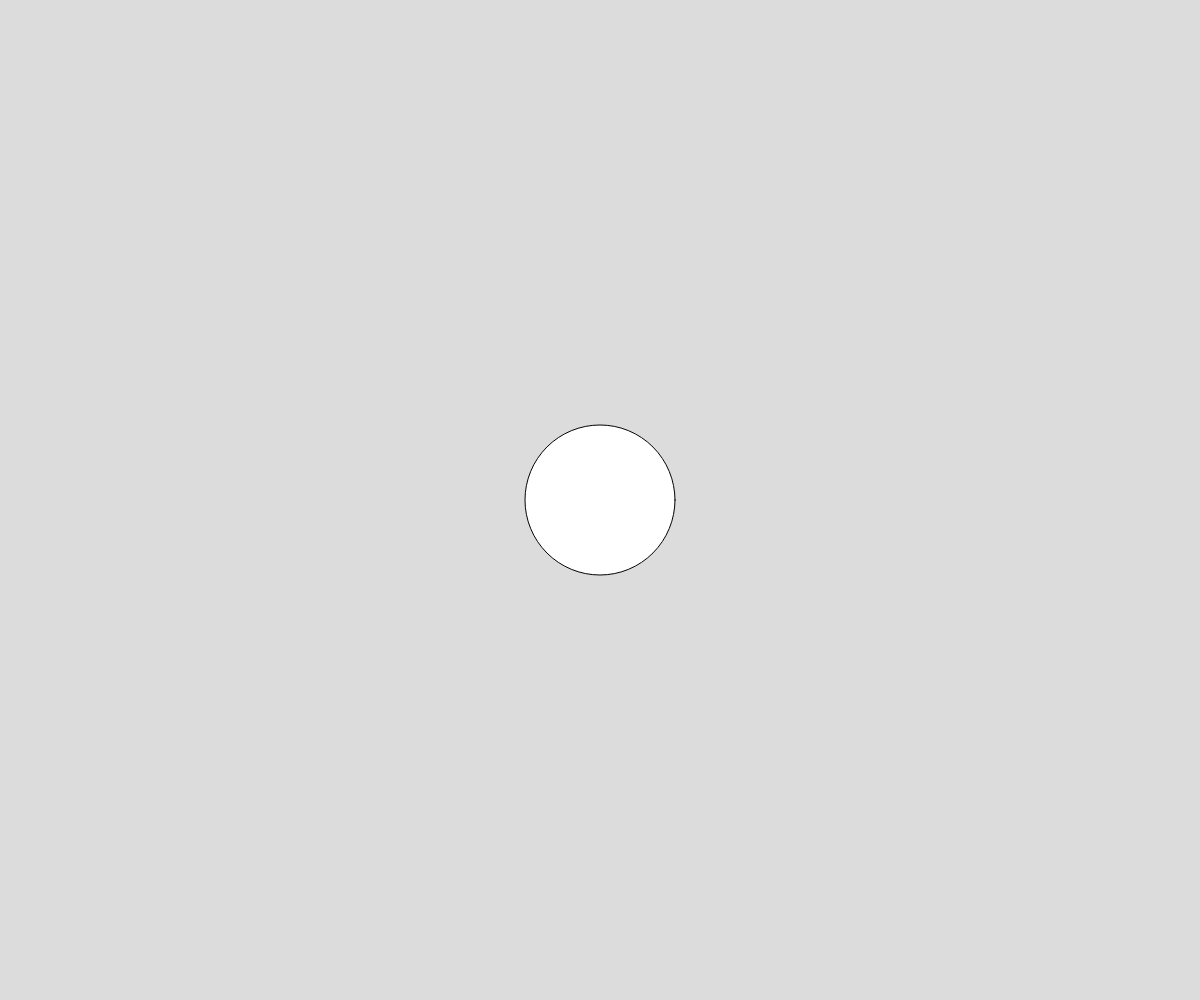
Frame 1 (no input)
Frame 60 (no input): identical to frame 1, image omitted
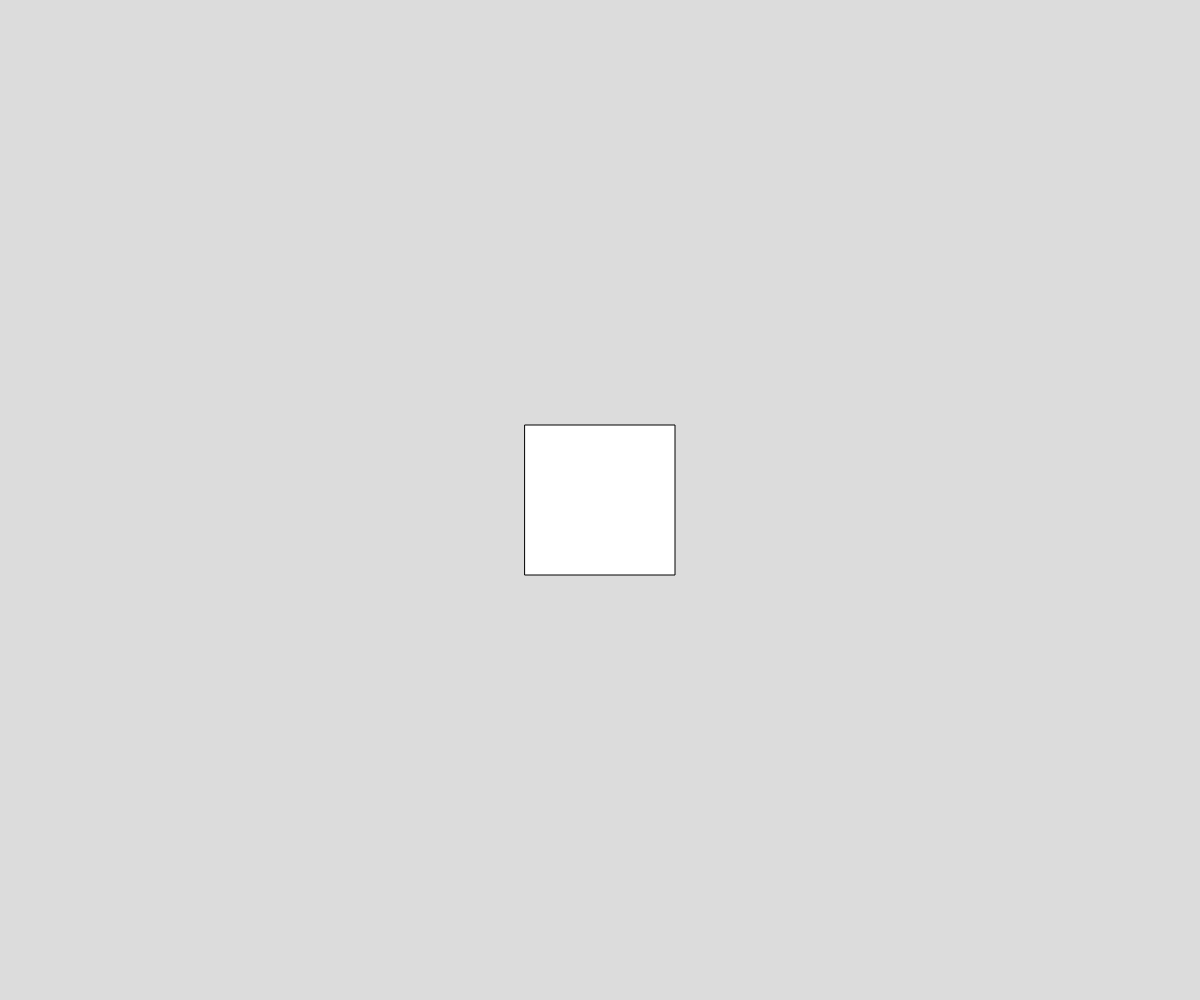
Frame 120 (the mouse pressed at the canvas centre since frame 60)

The p5.js sketch that drew these frames (run headless with seeded random() and noise() and a simulated clock; from frame 60 on, the mouse is pressed at the canvas centre):

// p5.js sketch
// ── sketch.js
let shapeState = 0;
let startTime; // Define variable

function setup() {
  createCanvas(windowWidth, windowHeight);
  startTime = millis();
  rectMode(CENTER); // Centers squares
}

function draw() {
  background(220);
  drawShape();
  manageTime();
}

// Fixed function name to keyPressed (case sensitive)
function keyPressed() {
  updatestate();
}

function updatestate() {
  shapeState++;
  if (shapeState > 3) shapeState = 0;
}

function manageTime() {
  let elapsedTime = millis() - startTime;
  if (elapsedTime > 1000) {
    updatestate();
    startTime = millis();
  }
} // Removed the extra closing brace here

function drawShape() {
  let x = width / 2;
  let y = height / 2;
  switch (shapeState) {
    case 0:
      circle(x, y, 150);
      break;
    case 1:
      square(x, y, 150);
      break;
    case 2:
      triangle(x - 50, y + 50, x + 50, y + 50, x, y - 25);
      break;
    case 3:
      for (let i = 0; i < 30; i++) {
        let x2 = random(x - 80, x + 80);
        let y2 = random(y - 80, y + 80);
        line(x, y, x2, y2);
      }
      break;
  }
}
